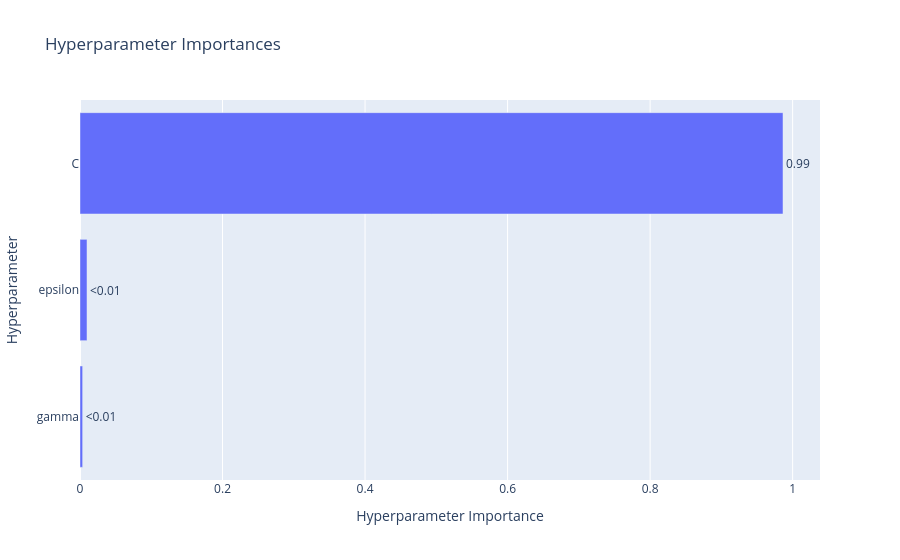

The notebook cell saved with this chart:
### Code cell
optuna.visualization.plot_param_importances(study_svm)

### Figure 1 — Plotly figure (JSON) as saved in the notebook; plotly's stock layout.template omitted (floating-point values rounded to 4 significant figures)
{"data": [{"cliponaxis": false, "hovertemplate": ["gamma (CategoricalDistribution): 0.0037069368952686193<extra></extra>", "epsilon (FloatDistribution): 0.009826847758420626<extra></extra>", "C (FloatDistribution): 0.9864662153463107<extra></extra>"], "name": "Objective Value", "orientation": "h", "text": ["<0.01", "<0.01", "0.99"], "textposition": "outside", "type": "bar", "x": [0.003707, 0.009827, 0.9865], "y": ["gamma", "epsilon", "C"]}], "layout": {"title": {"text": "Hyperparameter Importances"}, "xaxis": {"title": {"text": "Hyperparameter Importance"}}, "yaxis": {"title": {"text": "Hyperparameter"}}}}
